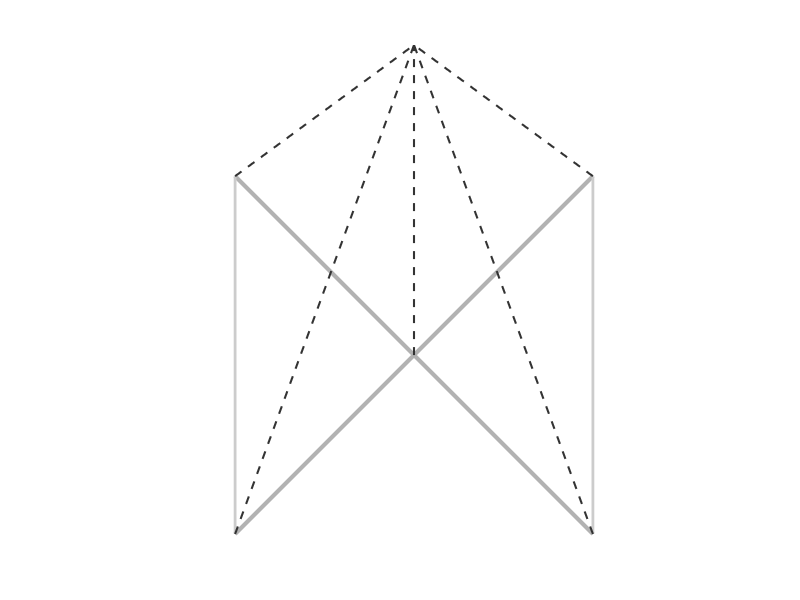

The MATLAB script that drew this image: (Note: this script raises an error after producing the figure.)
% Pulizia
clc; clear; close all;

% Creazione Figura
figure('Color', 'w', 'Position', [100, 100, 1000, 900]);
axis equal;
axis off;
hold on;

% --- CONFIGURAZIONE ---
% Coordinate (X, Y) - Basate sul layout richiesto
pos.Hallway     = [0, 0];
pos.LivingRoom  = [-1.5, 1.5];
pos.Bedroom     = [1.5, 1.5];
pos.Kitchen     = [-1.5, -1.5];
pos.Bathroom    = [1.5, -1.5];
pos.PowerGrid   = [0, 2.6];

% Colori (RGB normalizzato 0-1)
colors.Hallway    = [0.5804, 0.4039, 0.7412]; % Viola
colors.LivingRoom = [1.0000, 0.4980, 0.0549]; % Arancione
colors.Bedroom    = [0.8392, 0.1529, 0.1569]; % Rosso
colors.Kitchen    = [0.1216, 0.4667, 0.7059]; % Blu
colors.Bathroom   = [0.1725, 0.6275, 0.1725]; % Verde
colors.PowerGrid  = [0.9000, 0.9000, 0.9000]; % Grigio chiaro sfondo

% Raggio dei cerchi
r = 0.55; 

% --- 1. DISEGNO CONNESSIONI (Linee) ---
% Devono essere disegnate PRIMA dei nodi per stare "sotto"

% A) Connessioni Fisiche (Linee Solide Grigie) - Coupling Termico
% Il corridoio si collega a tutti
rooms = fieldnames(pos);
center = pos.Hallway;
for i = 1:length(rooms)
    name = rooms{i};
    if ~strcmp(name, 'Hallway') && ~strcmp(name, 'PowerGrid')
        p = pos.(name);
        line([center(1), p(1)], [center(2), p(2)], ...
             'Color', [0.7, 0.7, 0.7], 'LineWidth', 3, 'LineStyle', '-');
    end
end
% Connessioni extra tra vicini (es. Cucina-Salotto)
p1 = pos.LivingRoom; p2 = pos.Kitchen;
line([p1(1), p2(1)], [p1(2), p2(2)], 'Color', [0.8, 0.8, 0.8], 'LineWidth', 2);
p1 = pos.Bedroom; p2 = pos.Bathroom;
line([p1(1), p2(1)], [p1(2), p2(2)], 'Color', [0.8, 0.8, 0.8], 'LineWidth', 2);

% B) Connessioni Logiche (Linee Tratteggiate Scure) - Negoziazione
p_grid = pos.PowerGrid;
for i = 1:length(rooms)
    name = rooms{i};
    if ~strcmp(name, 'PowerGrid')
        p = pos.(name);
        % Linea tratteggiata verso il Power Grid
        line([p(1), p_grid(1)], [p(2), p_grid(2)], ...
             'Color', [0.2, 0.2, 0.2], 'LineWidth', 1.5, 'LineStyle', '--');
    end
end

% --- 2. DISEGNO NODI (Stanze) ---
% Funzione helper locale per disegnare cerchi
draw_agent(pos.Hallway, r, colors.Hallway, 'Hallway');
draw_agent(pos.LivingRoom, r, colors.LivingRoom, 'Living Room');
draw_agent(pos.Bedroom, r, colors.Bedroom, 'Bedroom');
draw_agent(pos.Kitchen, r, colors.Kitchen, 'Kitchen');
draw_agent(pos.Bathroom, r, colors.Bathroom, 'Bathroom');

% --- 3. DISEGNO NODO POWER GRID ---
% Rettangolo arrotondato in alto
w_rect = 2.2; h_rect = 0.7;
rectangle('Position', [pos.PowerGrid(1)-w_rect/2, pos.PowerGrid(2)-h_rect/2, w_rect, h_rect], ...
          'Curvature', [0.5, 0.5], 'FaceColor', colors.PowerGrid, 'LineWidth', 2);

text(pos.PowerGrid(1), pos.PowerGrid(2)+0.15, 'Power Constraint & Consensus', ...
     'HorizontalAlignment', 'center', 'FontWeight', 'bold', 'FontSize', 11, 'Color', [0.3,0.3,0.3]);
text(pos.PowerGrid(1), pos.PowerGrid(2)-0.15, '(Shared Resource Manager)', ...
     'HorizontalAlignment', 'center', 'FontAngle', 'italic', 'FontSize', 9, 'Color', [0.3 0.3 0.3]);

% --- 4. LEGENDA TESTUALE ---
text(0, -2.5, 'Network Topology: Interconnected Multi-Agent System', ...
     'HorizontalAlignment', 'center', 'FontSize', 14, 'FontWeight', 'bold', 'Color', [0.2 0.2 0.2]);

% Annotazioni sulle linee (opzionale)
text(-0.8, 0.5, {'Physical Coupling', '(Heat Exchange)'}, 'Color', [0.5 0.5 0.5], ...
     'HorizontalAlignment', 'center', 'FontSize', 8, 'Rotation', 45);
text(0.25, 1.1, {'Negotiation Link', '(Data Bus)'}, 'Color', 'k', ...
     'HorizontalAlignment', 'center', 'FontSize', 8, 'Rotation', 78, 'BackgroundColor', 'w');

% Impostazione limiti assi per vedere tutto
xlim([-2.5 2.5]);
ylim([-3 3.5]);

% --- FUNZIONE LOCALE PER DISEGNARE AGENTI ---
function draw_agent(xy, r, col, name)
    % Rettangolo con Curvature [1 1] diventa un cerchio
    % Position è [left bottom width height]
    rectangle('Position', [xy(1)-r, xy(2)-r, 2*r, 2*r], ...
              'Curvature', [1, 1], ...
              'FaceColor', col, 'EdgeColor', 'k', 'LineWidth', 2);
    
    % Testo "AGENT"
    text(xy(1), xy(2)+0.15, 'AGENT', ...
         'HorizontalAlignment', 'center', 'Color', 'w', 'FontSize', 9, 'FontWeight', 'bold');
    
    % Testo Nome Stanza
    text(xy(1), xy(2)-0.15, name, ...
         'HorizontalAlignment', 'center', 'Color', 'w', 'FontSize', 11, 'FontWeight', 'bold');
end
